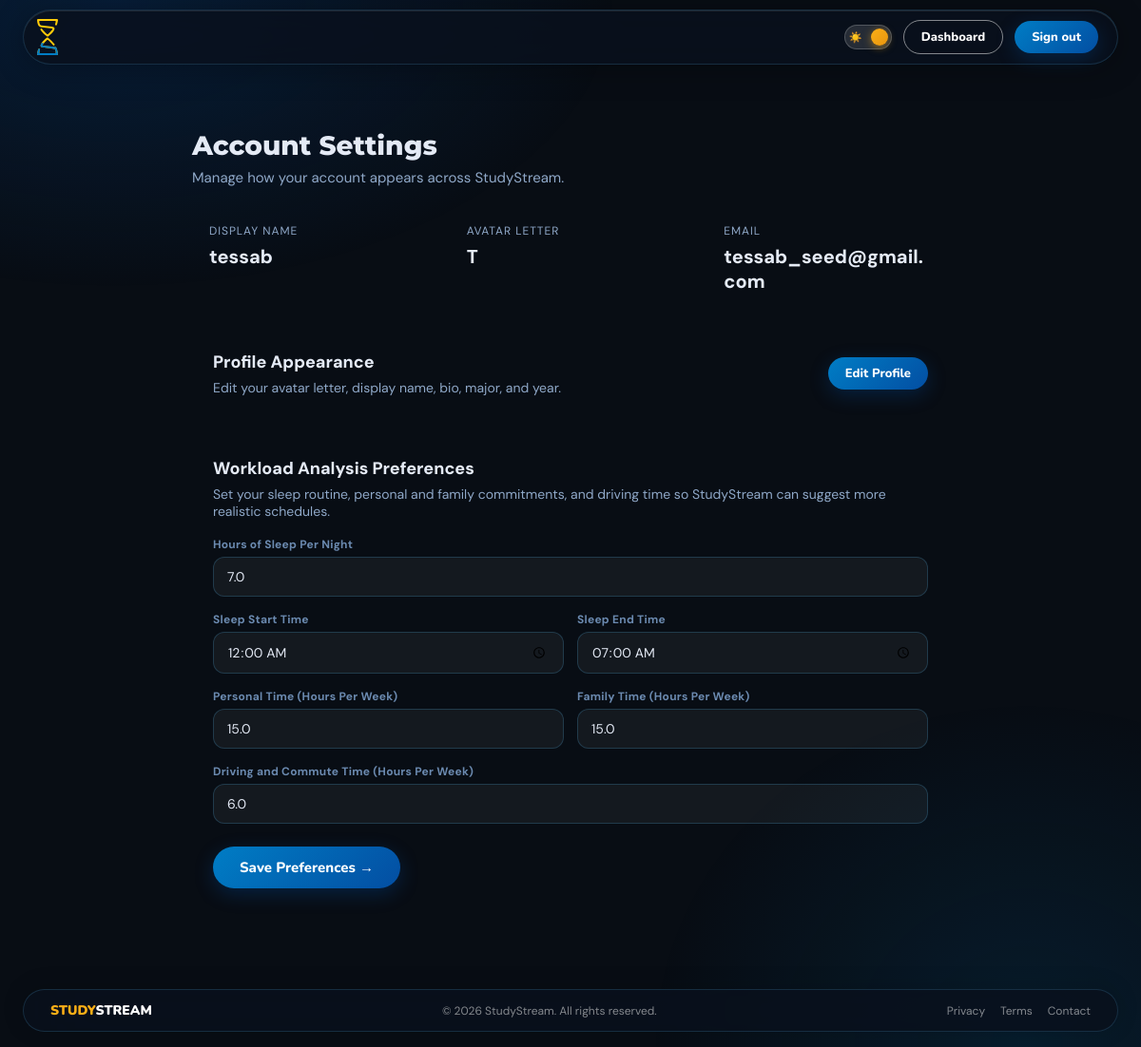
Screenshot of /accounts/settings/ (signed in) with the database file from the repository.
### accounts/models.py (models this page shows, shortened)
class Profile(models.Model):
    user = models.OneToOneField(User, on_delete=models.CASCADE)
    display_name = models.CharField(max_length=50, blank=True)
    avatar_text = models.CharField(max_length=2, blank=True)
    bio = models.TextField(blank=True)
    major = models.CharField(max_length=100, blank=True)
    year = models.CharField(max_length=20, blank=True)
    sleep_hours_per_night = models.DecimalField(
        max_digits=3,
        decimal_places=1,
        default=7.0,
        validators=[MinValueValidator(0), MaxValueValidator(24)],
    )
    sleep_start_time = models.TimeField(null=True, blank=True)
    sleep_end_time = models.TimeField(null=True, blank=True)
    personal_time_hours_per_week = models.DecimalField(
        max_digits=4,
        decimal_places=1,
        default=14.0,
        validators=[MinValueValidator(0), MaxValueValidator(168)],
    )
    family_time_hours_per_week = models.DecimalField(
        max_digits=4,
        decimal_places=1,
        default=0.0,
        validators=[MinValueValidator(0), MaxValueValidator(168)],
    )
    commute_time_hours_per_week = models.DecimalField(
        max_digits=4,
        decimal_places=1,
        default=0.0,
        validators=[MinValueValidator(0), MaxValueValidator(168)],
    )

### accounts/views.py (the view)
# urls.py: path('settings/', views.settings_view, name='settings'),
@never_cache
@login_required(login_url='/accounts/login/')
def settings_view(request):
    profile, created = Profile.objects.get_or_create(user=request.user)
    if created:
        profile.display_name = request.user.username
        profile.avatar_text = request.user.username[:1].upper()
        profile.save(update_fields=['display_name', 'avatar_text'])
    if request.method == 'POST':
        workload_form = WorkloadPreferencesForm(request.POST, instance=profile)
        if workload_form.is_valid():
            workload_form.save()
            recompute_and_persist_workload(request.user, weeks=4)
            messages.success(request, 'Workload preferences updated successfully.')
            return redirect('/accounts/settings/')
    else:
        workload_form = WorkloadPreferencesForm(instance=profile)
    return render(request, 'accounts/settings.html', {'profile': profile, 'workload_form': workload_form})

### accounts/forms.py (shortened to what this page needs)
class WorkloadPreferencesForm(forms.ModelForm):
    class Meta:
        model = Profile
        fields = [
            'sleep_hours_per_night',
            'sleep_start_time',
            'sleep_end_time',
            'personal_time_hours_per_week',
            'family_time_hours_per_week',
            'commute_time_hours_per_week',
        ]
        widgets = {
            'sleep_start_time': forms.TimeInput(attrs={'type': 'time'}),
            'sleep_end_time': forms.TimeInput(attrs={'type': 'time'}),
        }

### accounts/context_processors.py (called while the page is built)
def profile_context(request):
    if not request.user.is_authenticated:
        return {}
    profile = Profile.objects.filter(user=request.user).first()
    display = profile.display_name if profile and profile.display_name else request.user.username
    avatar  = profile.avatar_text[:1].upper() if profile and profile.avatar_text else display[:1].upper()
    return {
        'profile_display_name': display,
        'profile_avatar_text':  avatar,
    }

### accounts/templates/accounts/settings.html (shortened to what this page needs)
{% extends 'accounts/base.html' %}
{% block nav_actions %}
  <a class="ss-btn ss-btn-ghost" href="{% url 'dashboard' %}">Dashboard</a>
  <a class="ss-btn ss-btn-solid" href="{% url 'logout' %}">Sign out</a>
{% endblock %}
{% block content %}
<section style="position:relative;z-index:1;max-width:900px;margin:0 auto;padding:32px 24px 48px;">
  <div class="glass" style="padding:28px;border-radius:24px;display:grid;gap:20px;">
    <div>
      <h1 style="font-family:'Montserrat',sans-serif;font-size:28px;font-weight:800;line-height:1.1;">Account Settings</h1>
      <p style="margin-top:8px;color:var(--text2);font-size:15px;">Manage how your account appears across StudyStream.</p>
    </div>
    <div style="display:grid;grid-template-columns:repeat(auto-fit,minmax(220px,1fr));gap:16px;">
      <div class="glass" style="padding:18px;">
        <div style="font-size:12px;color:var(--text2);text-transform:uppercase;letter-spacing:0.08em;">Display Name</div>
        <div style="margin-top:6px;font-size:20px;font-weight:800;">{% if profile.display_name %}{{ profile.display_name }}{% else %}{{ request.user.username }}{% endif %}</div>
      </div>
      <div class="glass" style="padding:18px;">
        <div style="font-size:12px;color:var(--text2);text-transform:uppercase;letter-spacing:0.08em;">Avatar Letter</div>
        <div style="margin-top:6px;font-size:20px;font-weight:800;">{% if profile.avatar_text %}{{ profile.avatar_text|slice:':1'|upper }}{% else %}{{ request.user.username|slice:':1'|upper }}{% endif %}</div>
      </div>
      <div class="glass" style="padding:18px;">
        <div style="font-size:12px;color:var(--text2);text-transform:uppercase;letter-spacing:0.08em;">Email</div>
        <div style="margin-top:6px;font-size:20px;font-weight:800;word-break:break-word;">{{ request.user.email }}</div>
      </div>
    </div>
    <div class="glass" style="padding:22px;display:flex;flex-wrap:wrap;gap:12px;align-items:center;justify-content:space-between;">
      <div>
        <div style="font-size:18px;font-weight:800;">Profile Appearance</div>
        <p style="margin-top:6px;color:var(--text2);font-size:14px;">Edit your avatar letter, display name, bio, major, and year.</p>
      </div>
      <a class="ss-btn ss-btn-solid" href="{% url 'profile' %}">Edit Profile</a>
    </div>
    <div class="glass" style="padding:22px;">
      <div style="display:flex;align-items:center;justify-content:space-between;gap:12px;flex-wrap:wrap;">
        <div>
          <div style="font-size:18px;font-weight:800;">Workload Analysis Preferences</div>
          <p style="margin-top:6px;color:var(--text2);font-size:14px;">Set your sleep routine, personal and family commitments, and driving time so StudyStream can suggest more realistic schedules.</p>
        </div>
      </div>
      <form method="post" class="ss-form" style="margin-top:18px;">
        <div class="ss-form-row ss-single">
          <div class="ss-field">
            <label for="id_sleep_hours_per_night">Hours of Sleep Per Night</label>
            {{ workload_form.sleep_hours_per_night }}
          </div>
        </div>
        <div class="ss-form-row">
          <div class="ss-field">
            <label for="id_sleep_start_time">Sleep Start Time</label>
            {{ workload_form.sleep_start_time }}
          </div>
          <div class="ss-field">
            <label for="id_sleep_end_time">Sleep End Time</label>
            {{ workload_form.sleep_end_time }}
          </div>
        </div>
        <div class="ss-form-row">
          <div class="ss-field">
            <label for="id_personal_time_hours_per_week">Personal Time (Hours Per Week)</label>
            {{ workload_form.personal_time_hours_per_week }}
          </div>
          <div class="ss-field">
            <label for="id_family_time_hours_per_week">Family Time (Hours Per Week)</label>
            {{ workload_form.family_time_hours_per_week }}
          </div>
        </div>
        <div class="ss-form-row ss-single">
          <div class="ss-field">
            <label for="id_commute_time_hours_per_week">Driving and Commute Time (Hours Per Week)</label>
            {{ workload_form.commute_time_hours_per_week }}
          </div>
        </div>
        <div style="display:flex;gap:12px;margin-top:8px;">
          <button type="submit" class="btn-primary">Save Preferences →</button>
        </div>
      </form>
    </div>
  </div>
</section>
{% endblock %}

### accounts/static/accounts/css/ss-shared.css (style rules this page uses)
:root { --yellow: #FCAF17; --yellow-light: #FFDD00; --blue: #007DC5; --blue-dark: #034EA2; --blue-light: #53B7E8; --radius: 16px; --radius-sm: 10px; }
[data-theme="dark"] { --bg: #080d14; --bg2: #0d1520; --surface: rgba(15,24,40,0.88); --surface2: rgba(20,32,55,0.94); --nav-bg: rgba(10,16,28,0.88); --nav-border: rgba(83,183,232,0.18); --card-border: rgba(83,183,232,0.10); --card: rgba(15,24,40,0.85); --text: #e4eaf5; --text2: #8fa8c8; --text-muted: #6b8ab0; --muted: #4a6080; --border: rgba(83,183,232,0.12); --shadow: 0 8px 36px rgba(0,0,0,0.52); --shadow-lg: 0 20px 60px rgba(0,0,0,0.55); --input-bg: rgba(255,255,255,0.05); --input-border: rgba(83,183,232,0.22); --scrollbar: rgba(83,183,232,0.25); --glow: 0 0 0 3px rgba(83,183,232,0.20); --auth-left-bg: linear-gradient(150deg, #0d1a2e 0%, #0a1628 100%); }
*, *::before, *::after { box-sizing: border-box; margin: 0; padding: 0; }
html { scrollbar-width: thin; scrollbar-color: rgba(83,183,232,0.3) transparent; scroll-behavior: smooth; }
body { font-family: 'DM Sans', sans-serif; background: var(--bg); color: var(--text); min-height: 100vh; transition: background 0.35s ease, color 0.35s ease; -webkit-font-smoothing: antialiased; }
a { text-decoration: none; color: inherit; }
[data-theme="dark"] body::before { content: ''; position: fixed; inset: 0; background: radial-gradient(ellipse 80% 50% at 10% 0%, rgba(3,78,162,0.25) 0%, transparent 55%), radial-gradient(ellipse 60% 60% at 90% 100%, rgba(0,125,197,0.14) 0%, transparent 55%); pointer-events: none; z-index: 0; }
.btn-primary { display: inline-flex; align-items: center; justify-content: center; font-family: 'Nunito', sans-serif; font-size: 15px; font-weight: 800; padding: 12px 28px; border: none; border-radius: 999px; cursor: pointer; background: linear-gradient(135deg, var(--blue), var(--blue-dark)); color: #fff; box-shadow: 0 6px 20px rgba(3,78,162,0.32); transition: transform 0.15s ease, box-shadow 0.15s ease; }
.ss-form { display: flex; flex-direction: column; gap: 16px; }
.ss-form-row { display: grid; grid-template-columns: 1fr 1fr; gap: 14px; }
.ss-single { grid-template-columns: 1fr; }
.ss-field label, .ss-field > label { display: block; font-size: 12px; font-weight: 700; color: var(--text-muted); margin-bottom: 5px; letter-spacing: 0.02em; }
.ss-field input, .ss-field textarea, .ss-field select, .ss-form input:not([type="checkbox"]):not([type="radio"]):not([type="hidden"]), .ss-form textarea, .ss-form select { width: 100%; font-family: 'DM Sans', sans-serif; font-size: 14px; padding: 11px 14px; border: 1.5px solid var(--input-border); border-radius: 12px; background: var(--input-bg); color: var(--text); outline: none; transition: border-color 0.2s, box-shadow 0.2s; }
.ss-btn { font-family: 'Nunito', sans-serif; font-size: 13px; font-weight: 800; padding: 8px 18px; border-radius: 999px; cursor: pointer; border: none; transition: transform 0.18s ease, box-shadow 0.18s ease; display: inline-flex; align-items: center; gap: 6px; text-decoration: none; }
.ss-btn-ghost { background: transparent; border: 1.8px solid rgba(255,255,255,0.5); color: #fff; }
.ss-btn-solid { background: linear-gradient(135deg, var(--blue), var(--blue-dark)); color: #fff; box-shadow: 0 6px 20px rgba(3,78,162,0.30); }
body { display: flex; flex-direction: column; }
html { scrollbar-color: var(--scrollbar, rgba(83,183,232,0.3)) transparent; }
:root { --ss-yellow: #FCAF17; --ss-yellow2: #FFDD00; --ss-blue: #007DC5; --ss-blue-dark: #034EA2; --ss-blue-deep: #020d22; --ss-blue-light: #53B7E8; --ss-green: #10b981; --ss-ink: #0d1520; --ss-nav-bg: rgba(10,16,28,0.88); }

### rows the page displays
Profile: sleep_hours_per_night "7.0", sleep_start_time "00:00:00", sleep_end_time "07:00:00", personal_time_hours_per_week "15.0", family_time_hours_per_week "15.0", commute_time_hours_per_week "6.0"

### other values shown
{{ request.user.username }} "tessab"
{{ request.user.username|slice:':1'|upper }} "T"
{{ request.user.email }} "tessab_seed@gmail.com"
